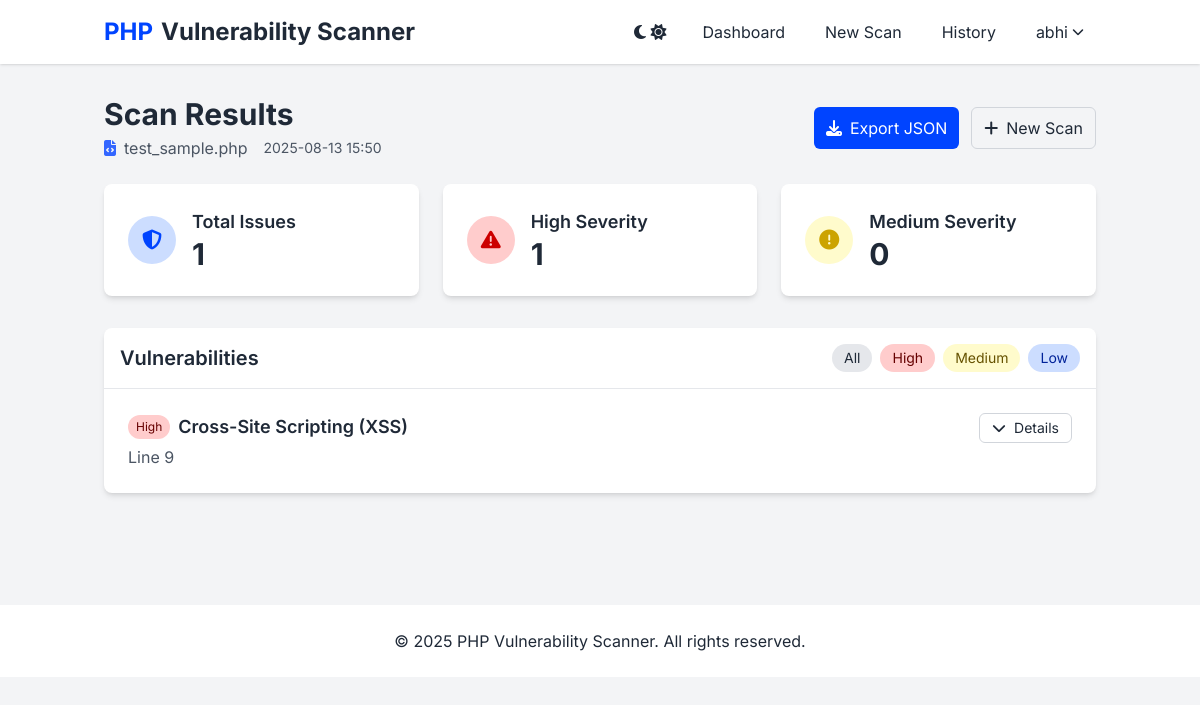
Screenshot of /scan_result/0463182c-b97b-4d3f-adab-f552f7265053 (signed in) with the database file from the repository.
### models/user.py (models this page shows, shortened)
class User(UserMixin, db.Model):
    id = db.Column(db.Integer, primary_key=True)
    username = db.Column(db.String(80), unique=True, nullable=False)
    email = db.Column(db.String(120), unique=True, nullable=False)
    password = db.Column(db.String(200), nullable=False)
    scan_results = db.relationship('ScanResult', backref='user', lazy=True)

### models/scan_result.py (models this page shows, shortened)
class ScanResult(db.Model):
    id = db.Column(db.String(36), primary_key=True)  # UUID
    user_id = db.Column(db.Integer, db.ForeignKey('user.id'), nullable=False)
    source_type = db.Column(db.String(10), nullable=False)  # 'file' or 'url'
    source = db.Column(db.String(255), nullable=False)  # Filename or URL
    results = db.Column(db.Text, nullable=False)  # JSON string of results
    timestamp = db.Column(db.DateTime, default=datetime.datetime.utcnow)

### app.py (the view)
@app.route('/scan_result/<scan_id>')
@login_required
def scan_result(scan_id):
    scan = ScanResult.query.filter_by(id=scan_id, user_id=current_user.id).first_or_404()
    results = json.loads(scan.results)
    return render_template('scan_result.html', scan=scan, results=results)

### app.py (called while the page is built)
@login_manager.user_loader
def load_user(user_id):
    return User.query.get(int(user_id))

### templates/scan_result.html (shortened to what this page needs)
{% extends "layout.html" %}
{% block content %}
<div class="mb-6 flex flex-col sm:flex-row sm:items-center sm:justify-between">
    <div>
        <h1 class="text-3xl font-bold">Scan Results</h1>
        <p class="text-gray-600 dark:text-gray-400 mt-1">
            <span class="flex items-center">
                <i class="fas {{ 'fa-file-code text-blue-500' if scan.source_type == 'file' else 'fa-globe text-green-500' }} mr-2"></i>
                {{ scan.source }}
                <span class="ml-4 text-sm">{{ scan.timestamp.strftime('%Y-%m-%d %H:%M') }}</span>
            </span>
        </p>
    </div>
    <div class="mt-4 sm:mt-0 flex flex-wrap gap-3">
        <a href="{{ url_for('export_scan', scan_id=scan.id) }}" target="_blank"
           class="flex items-center py-2 px-3 bg-blue-600 hover:bg-blue-700 text-white rounded-md transition-colors duration-200">
            <i class="fas fa-download mr-2"></i>
            Export JSON
        </a>
        <a href="{{ url_for('scan') }}"
           class="flex items-center py-2 px-3 border border-gray-300 dark:border-gray-700 hover:bg-gray-100 dark:hover:bg-gray-700 text-gray-800 dark:text-gray-200 rounded-md transition-colors duration-200">
            <i class="fas fa-plus mr-2"></i>
            New Scan
        </a>
    </div>
</div>
<div class="grid grid-cols-1 md:grid-cols-3 gap-6 mb-8">
    <div class="bg-white dark:bg-gray-800 rounded-lg shadow-md p-6">
        <div class="flex items-center">
            <div class="w-12 h-12 bg-blue-100 dark:bg-blue-900 text-blue-600 dark:text-blue-400 rounded-full flex items-center justify-center">
                <i class="fas fa-shield-alt text-xl"></i>
            </div>
            <div class="ml-4">
                <h3 class="text-lg font-semibold">Total Issues</h3>
                <p class="text-3xl font-bold">{{ results.summary.total_vulnerabilities }}</p>
            </div>
        </div>
    </div>
    <div class="bg-white dark:bg-gray-800 rounded-lg shadow-md p-6">
        <div class="flex items-center">
            <div class="w-12 h-12 bg-red-100 dark:bg-red-900 text-red-600 dark:text-red-400 rounded-full flex items-center justify-center">
                <i class="fas fa-exclamation-triangle text-xl"></i>
            </div>
            <div class="ml-4">
                <h3 class="text-lg font-semibold">High Severity</h3>
                <p class="text-3xl font-bold">{{ results.summary.high_severity }}</p>
            </div>
        </div>
    </div>
    <div class="bg-white dark:bg-gray-800 rounded-lg shadow-md p-6">
        <div class="flex items-center">
            <div class="w-12 h-12 bg-yellow-100 dark:bg-yellow-900 text-yellow-600 dark:text-yellow-400 rounded-full flex items-center justify-center">
                <i class="fas fa-exclamation-circle text-xl"></i>
            </div>
            <div class="ml-4">
                <h3 class="text-lg font-semibold">Medium Severity</h3>
                <p class="text-3xl font-bold">{{ results.summary.medium_severity }}</p>
            </div>
        </div>
    </div>
</div>
{% if results.vulnerabilities %}
<div class="bg-white dark:bg-gray-800 rounded-lg shadow-md overflow-hidden mb-8">
    <div class="border-b border-gray-200 dark:border-gray-700 p-4 flex justify-between items-center">
        <h2 class="text-xl font-semibold">Vulnerabilities</h2>
        <div class="flex flex-wrap gap-2">
            <button class="filter-btn px-3 py-1 text-sm rounded-full bg-gray-200 dark:bg-gray-700 hover:bg-gray-300 dark:hover:bg-gray-600 transition-colors" data-severity="all">All</button>
            <button class="filter-btn px-3 py-1 text-sm rounded-full bg-red-100 text-red-800 dark:bg-red-900 dark:text-red-200 hover:bg-red-200 dark:hover:bg-red-800 transition-colors" data-severity="High">High</button>
            <button class="filter-btn px-3 py-1 text-sm rounded-full bg-yellow-100 text-yellow-800 dark:bg-yellow-900 dark:text-yellow-200 hover:bg-yellow-200 dark:hover:bg-yellow-800 transition-colors" data-severity="Medium">Medium</button>
            <button class="filter-btn px-3 py-1 text-sm rounded-full bg-blue-100 text-blue-800 dark:bg-blue-900 dark:text-blue-200 hover:bg-blue-200 dark:hover:bg-blue-800 transition-colors" data-severity="Low">Low</button>
        </div>
    </div>
    <div class="divide-y divide-gray-200 dark:divide-gray-700">
        {% for vuln in results.vulnerabilities %}
        <div class="vulnerability-item p-6" data-severity="{{ vuln.severity }}">
            <div class="flex flex-col md:flex-row md:items-start md:justify-between">
                <div>
                    <div class="flex items-center mb-1">
                        {% if vuln.severity == 'High' %}
                        <span class="px-2 py-1 text-xs rounded-full bg-red-100 text-red-800 dark:bg-red-900 dark:text-red-200 mr-2">High</span>
                        {% elif vuln.severity == 'Medium' %}
                        <span class="px-2 py-1 text-xs rounded-full bg-yellow-100 text-yellow-800 dark:bg-yellow-900 dark:text-yellow-200 mr-2">Medium</span>
                        {% else %}
                        <span class="px-2 py-1 text-xs rounded-full bg-blue-100 text-blue-800 dark:bg-blue-900 dark:text-blue-200 mr-2">Low</span>
                        {% endif %}
                        <h3 class="text-lg font-semibold">{{ vuln.type }}</h3>
                    </div>
                    <p class="text-gray-600 dark:text-gray-400">Line {{ vuln.line_number or 'N/A' }}</p>
                </div>
                <button class="toggle-details mt-4 md:mt-0 px-3 py-1 text-sm border border-gray-300 dark:border-gray-700 rounded-md hover:bg-gray-100 dark:hover:bg-gray-700 transition-colors">
                    <i class="fas fa-chevron-down details-icon"></i>
                    <span class="ml-1">Details</span>
                </button>
            </div>
        </div>
        {% endfor %}
    </div>
</div>
{% endif %}
{% endblock %}

### templates/layout.html (shortened to what this page needs)
<!DOCTYPE html>
<html lang="en">
<head>
    <link rel="stylesheet" href="{{ url_for('static', filename='css/output.css') }}" />
    <link rel="stylesheet" href="https://cdnjs.cloudflare.com/ajax/libs/font-awesome/6.4.0/css/all.min.css" />
</head>
<body class="bg-gray-100 dark:bg-gray-900 text-gray-800 dark:text-gray-200 transition-colors duration-200">
    <header class="bg-white dark:bg-gray-800 shadow">
        <nav class="container mx-auto px-4 py-3 flex justify-between items-center">
            <a href="{{ url_for('index') }}" class="flex items-center space-x-2">
                <span class="text-2xl font-bold text-blue-600 dark:text-blue-400">PHP</span>
                <span class="text-2xl font-bold">Vulnerability Scanner</span>
            </a>
            <div class="flex items-center space-x-4">
                <button id="theme-toggle" class="p-2 rounded-full hover:bg-gray-200 dark:hover:bg-gray-700 transition-colors">
                    <i class="fas fa-moon hidden dark:block"></i>
                    <i class="fas fa-sun block dark:hidden"></i>
                </button>
                {% if current_user.is_authenticated %}
                <div class="hidden md:flex space-x-4">
                    <a href="{{ url_for('dashboard') }}" class="py-2 px-3 rounded hover:bg-gray-200 dark:hover:bg-gray-700 transition-colors">Dashboard</a>
                    <a href="{{ url_for('scan') }}" class="py-2 px-3 rounded hover:bg-gray-200 dark:hover:bg-gray-700 transition-colors">New Scan</a>
                    <a href="{{ url_for('history') }}" class="py-2 px-3 rounded hover:bg-gray-200 dark:hover:bg-gray-700 transition-colors">History</a>
                </div>
                <div class="relative group">
                    <button class="flex items-center space-x-1 py-2 px-3 rounded hover:bg-gray-200 dark:hover:bg-gray-700 transition-colors">
                        <span>{{ current_user.username }}</span>
                        <i class="fas fa-chevron-down text-xs"></i>
                    </button>
                </div>
                {% endif %}
            </div>
        </nav>
    </header>
    <main class="container mx-auto px-4 py-8">
        {% block content %}{% endblock %}
    </main>
    <footer class="bg-white dark:bg-gray-800 py-6 mt-12">
        <div class="container mx-auto px-4 text-center">
            <p>&copy; 2025 PHP Vulnerability Scanner. All rights reserved.</p>
        </div>
    </footer>
</body>
</html>

### rows the page displays
User: username "abhi"
ScanResult: source "test_sample.php", timestamp "2025-08-13 15:50"

### other values shown
{{ results.summary.total_vulnerabilities }} "1"
{{ results.summary.high_severity }} "1"
{{ results.summary.medium_severity }} "0"
{{ vuln.type }} "Cross-Site Scripting (XSS)"
{{ vuln.line_number or 'N/A' }} "9"
